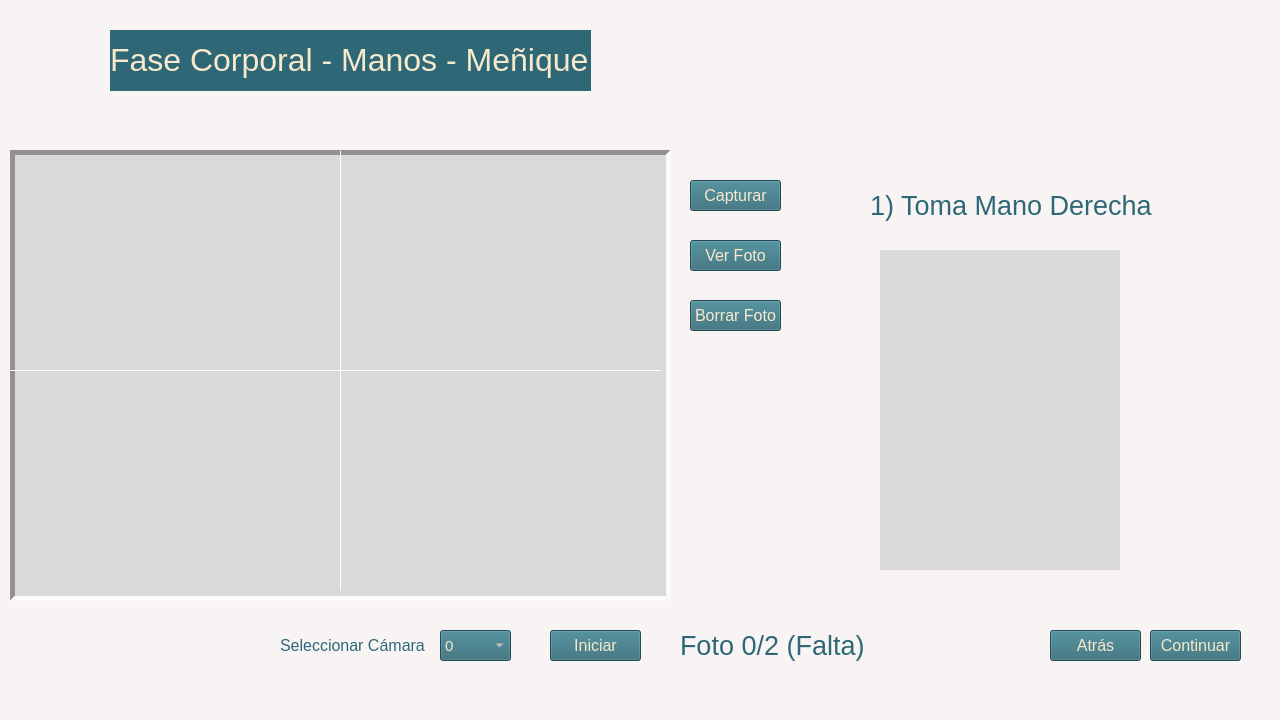
<?xml version="1.0" encoding="UTF-8"?>
<ui version="4.0">
 <class>MainWindow</class>
 <widget class="QMainWindow" name="MainWindow">
  <property name="enabled">
   <bool>true</bool>
  </property>
  <property name="geometry">
   <rect>
    <x>0</x>
    <y>0</y>
    <width>1280</width>
    <height>720</height>
   </rect>
  </property>
  <property name="windowTitle">
   <string>Toma Corporal - Manos - Meñique</string>
  </property>
  <property name="styleSheet">
   <string notr="true">background-color: rgb(248, 244, 244);</string>
  </property>
  <widget class="QWidget" name="centralwidget">
   <widget class="QLabel" name="camara">
    <property name="geometry">
     <rect>
      <x>10</x>
      <y>150</y>
      <width>661</width>
      <height>451</height>
     </rect>
    </property>
    <property name="styleSheet">
     <string notr="true">background-color: rgb(217, 217, 217);</string>
    </property>
    <property name="frameShape">
     <enum>QFrame::Panel</enum>
    </property>
    <property name="frameShadow">
     <enum>QFrame::Sunken</enum>
    </property>
    <property name="lineWidth">
     <number>5</number>
    </property>
    <property name="text">
     <string/>
    </property>
   </widget>
   <widget class="QPushButton" name="b_Capturar">
    <property name="geometry">
     <rect>
      <x>690</x>
      <y>180</y>
      <width>91</width>
      <height>31</height>
     </rect>
    </property>
    <property name="font">
     <font>
      <pointsize>12</pointsize>
     </font>
    </property>
    <property name="cursor">
     <cursorShape>PointingHandCursor</cursorShape>
    </property>
    <property name="styleSheet">
     <string notr="true">color: rgb(247, 233, 204);
background-color: rgb(46, 104, 118);</string>
    </property>
    <property name="text">
     <string>Capturar</string>
    </property>
   </widget>
   <widget class="QPushButton" name="b_Ver">
    <property name="geometry">
     <rect>
      <x>690</x>
      <y>240</y>
      <width>91</width>
      <height>31</height>
     </rect>
    </property>
    <property name="font">
     <font>
      <pointsize>12</pointsize>
     </font>
    </property>
    <property name="cursor">
     <cursorShape>PointingHandCursor</cursorShape>
    </property>
    <property name="styleSheet">
     <string notr="true">color: rgb(247, 233, 204);
background-color: rgb(46, 104, 118);</string>
    </property>
    <property name="text">
     <string>Ver Foto</string>
    </property>
   </widget>
   <widget class="QPushButton" name="b_Cancelar">
    <property name="geometry">
     <rect>
      <x>1050</x>
      <y>630</y>
      <width>91</width>
      <height>31</height>
     </rect>
    </property>
    <property name="font">
     <font>
      <pointsize>12</pointsize>
     </font>
    </property>
    <property name="cursor">
     <cursorShape>PointingHandCursor</cursorShape>
    </property>
    <property name="styleSheet">
     <string notr="true">color: rgb(247, 233, 204);
background-color: rgb(46, 104, 118);</string>
    </property>
    <property name="text">
     <string>Atrás</string>
    </property>
   </widget>
   <widget class="QPushButton" name="b_Iniciar">
    <property name="geometry">
     <rect>
      <x>550</x>
      <y>630</y>
      <width>91</width>
      <height>31</height>
     </rect>
    </property>
    <property name="font">
     <font>
      <pointsize>12</pointsize>
     </font>
    </property>
    <property name="cursor">
     <cursorShape>PointingHandCursor</cursorShape>
    </property>
    <property name="styleSheet">
     <string notr="true">color: rgb(247, 233, 204);
background-color: rgb(46, 104, 118);</string>
    </property>
    <property name="text">
     <string>Iniciar</string>
    </property>
   </widget>
   <widget class="QComboBox" name="N_Camara">
    <property name="geometry">
     <rect>
      <x>440</x>
      <y>630</y>
      <width>71</width>
      <height>31</height>
     </rect>
    </property>
    <property name="font">
     <font>
      <pointsize>11</pointsize>
     </font>
    </property>
    <property name="cursor">
     <cursorShape>PointingHandCursor</cursorShape>
    </property>
    <property name="styleSheet">
     <string notr="true">color: rgb(247, 233, 204);
background-color: rgb(46, 104, 118);</string>
    </property>
    <item>
     <property name="text">
      <string>0</string>
     </property>
    </item>
    <item>
     <property name="text">
      <string>1</string>
     </property>
    </item>
    <item>
     <property name="text">
      <string>2</string>
     </property>
    </item>
   </widget>
   <widget class="QLabel" name="label_2">
    <property name="geometry">
     <rect>
      <x>280</x>
      <y>630</y>
      <width>151</width>
      <height>31</height>
     </rect>
    </property>
    <property name="font">
     <font>
      <pointsize>12</pointsize>
     </font>
    </property>
    <property name="styleSheet">
     <string notr="true">color: rgb(46, 104, 118);</string>
    </property>
    <property name="text">
     <string>Seleccionar Cámara</string>
    </property>
   </widget>
   <widget class="Line" name="line">
    <property name="geometry">
     <rect>
      <x>340</x>
      <y>150</y>
      <width>1</width>
      <height>441</height>
     </rect>
    </property>
    <property name="orientation">
     <enum>Qt::Vertical</enum>
    </property>
   </widget>
   <widget class="QPushButton" name="b_Continuar">
    <property name="geometry">
     <rect>
      <x>1150</x>
      <y>630</y>
      <width>91</width>
      <height>31</height>
     </rect>
    </property>
    <property name="font">
     <font>
      <pointsize>12</pointsize>
     </font>
    </property>
    <property name="cursor">
     <cursorShape>PointingHandCursor</cursorShape>
    </property>
    <property name="styleSheet">
     <string notr="true">color: rgb(247, 233, 204);
background-color: rgb(46, 104, 118);</string>
    </property>
    <property name="text">
     <string>Continuar</string>
    </property>
   </widget>
   <widget class="QPushButton" name="b_Borrar">
    <property name="geometry">
     <rect>
      <x>690</x>
      <y>300</y>
      <width>91</width>
      <height>31</height>
     </rect>
    </property>
    <property name="font">
     <font>
      <pointsize>12</pointsize>
     </font>
    </property>
    <property name="cursor">
     <cursorShape>PointingHandCursor</cursorShape>
    </property>
    <property name="styleSheet">
     <string notr="true">color: rgb(247, 233, 204);
background-color: rgb(46, 104, 118);</string>
    </property>
    <property name="text">
     <string>Borrar Foto</string>
    </property>
   </widget>
   <widget class="Line" name="line_2">
    <property name="geometry">
     <rect>
      <x>10</x>
      <y>370</y>
      <width>651</width>
      <height>1</height>
     </rect>
    </property>
    <property name="orientation">
     <enum>Qt::Horizontal</enum>
    </property>
   </widget>
   <widget class="QLabel" name="label_3">
    <property name="geometry">
     <rect>
      <x>0</x>
      <y>30</y>
      <width>741</width>
      <height>61</height>
     </rect>
    </property>
    <property name="text">
     <string/>
    </property>
    <property name="pixmap">
     <pixmap>imagenes/franja.png</pixmap>
    </property>
    <property name="scaledContents">
     <bool>true</bool>
    </property>
   </widget>
   <widget class="QLabel" name="label_4">
    <property name="geometry">
     <rect>
      <x>110</x>
      <y>30</y>
      <width>481</width>
      <height>61</height>
     </rect>
    </property>
    <property name="font">
     <font>
      <pointsize>17</pointsize>
     </font>
    </property>
    <property name="styleSheet">
     <string notr="true">color: rgb(0, 68, 91);
background-color: rgb(46, 104, 118);</string>
    </property>
    <property name="text">
     <string>&lt;html&gt;&lt;head/&gt;&lt;body&gt;&lt;p&gt;&lt;span style=&quot; font-size:24pt; color:#f7e9cc;&quot;&gt;Fase Corporal - Manos - Meñique&lt;/span&gt;&lt;/p&gt;&lt;/body&gt;&lt;/html&gt;</string>
    </property>
   </widget>
   <widget class="QLabel" name="gif_dedo">
    <property name="geometry">
     <rect>
      <x>880</x>
      <y>250</y>
      <width>240</width>
      <height>320</height>
     </rect>
    </property>
    <property name="styleSheet">
     <string notr="true">background-color: rgb(217, 217, 217);</string>
    </property>
    <property name="text">
     <string/>
    </property>
    <property name="pixmap">
     <pixmap>imagenes/4-min-620x350.jpg</pixmap>
    </property>
    <property name="scaledContents">
     <bool>true</bool>
    </property>
   </widget>
   <widget class="QLabel" name="Listo">
    <property name="geometry">
     <rect>
      <x>680</x>
      <y>630</y>
      <width>301</width>
      <height>31</height>
     </rect>
    </property>
    <property name="font">
     <font>
      <pointsize>11</pointsize>
     </font>
    </property>
    <property name="styleSheet">
     <string notr="true">color: rgb(46, 104, 118);</string>
    </property>
    <property name="text">
     <string>&lt;html&gt;&lt;head/&gt;&lt;body&gt;&lt;p&gt;&lt;span style=&quot; font-size:20pt;&quot;&gt;Foto 0/2 (Falta)&lt;/span&gt;&lt;/p&gt;&lt;/body&gt;&lt;/html&gt;</string>
    </property>
   </widget>
   <widget class="QLabel" name="Toma">
    <property name="geometry">
     <rect>
      <x>870</x>
      <y>190</y>
      <width>361</width>
      <height>31</height>
     </rect>
    </property>
    <property name="font">
     <font>
      <pointsize>11</pointsize>
     </font>
    </property>
    <property name="styleSheet">
     <string notr="true">color: rgb(46, 104, 118);</string>
    </property>
    <property name="text">
     <string>&lt;html&gt;&lt;head/&gt;&lt;body&gt;&lt;p&gt;&lt;span style=&quot; font-size:20pt;&quot;&gt;1) Toma Mano Derecha&lt;/span&gt;&lt;/p&gt;&lt;/body&gt;&lt;/html&gt;</string>
    </property>
   </widget>
  </widget>
  <widget class="QMenuBar" name="menubar">
   <property name="geometry">
    <rect>
     <x>0</x>
     <y>0</y>
     <width>1280</width>
     <height>21</height>
    </rect>
   </property>
  </widget>
 </widget>
 <resources/>
 <connections/>
</ui>
